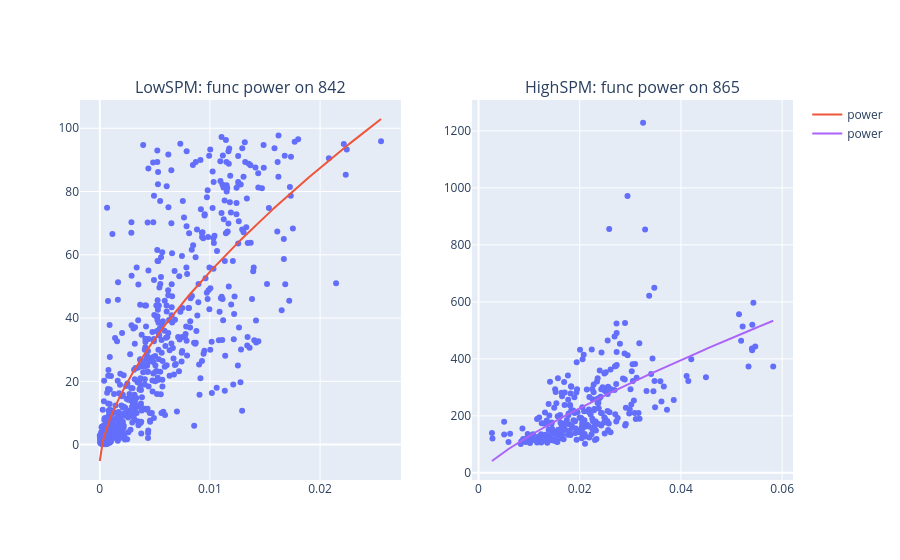

Write notebook code for a chart like this one.
### Code cell
gfit.plot_groups(1, 2)

### Figure 1 — Plotly figure (JSON) as saved in the notebook; plotly's stock layout.template omitted (floating-point values rounded to 4 significant figures; data arrays with more than 128 entries replaced by an {"elided": "..."} marker saying what was removed)
{"data": [{"customdata": {"elided": "654x5 mixed values"}, "hovertemplate": "842=%{x}<br>SPM=%{y}<br>Id=%{customdata[0]}<br>Rio/ Bacia=%{customdata[1]}<br>Projeto=%{customdata[2]}<br>DATA=%{customdata[3]}<br>Ponto=%{customdata[4]}<extra></extra>", "legendgroup": "", "marker": {"color": "#636efa", "symbol": "circle"}, "mode": "markers", "name": "", "orientation": "v", "showlegend": false, "type": "scatter", "x": {"elided": "654 float values"}, "xaxis": "x", "y": {"elided": "654 float values"}, "yaxis": "y"}, {"mode": "lines", "name": "power", "text": "Params:[ 1.09177312e+03  6.30182735e-01 -5.30634633e+00]<br>r2: 0.644<br>rmse: 17.0786<br>SSE: 190757.3122<br>", "type": "scatter", "x": {"elided": "200 float values"}, "xaxis": "x", "y": {"elided": "200 float values"}, "yaxis": "y"}, {"customdata": {"elided": "276x5 mixed values"}, "hovertemplate": "865=%{x}<br>SPM=%{y}<br>Id=%{customdata[0]}<br>Rio/ Bacia=%{customdata[1]}<br>Projeto=%{customdata[2]}<br>DATA=%{customdata[3]}<br>Ponto=%{customdata[4]}<extra></extra>", "legendgroup": "", "marker": {"color": "#636efa", "symbol": "circle"}, "mode": "markers", "name": "", "orientation": "v", "showlegend": false, "type": "scatter", "x": {"elided": "276 float values"}, "xaxis": "x2", "y": {"elided": "276 float values"}, "yaxis": "y2"}, {"mode": "lines", "name": "power", "text": "Params:[ 5.03078393e+03  7.84835325e-01 -6.32592867e+00]<br>r2: 0.3471<br>rmse: 115.1216<br>SSE: 3657823.5241<br>", "type": "scatter", "x": {"elided": "200 float values"}, "xaxis": "x2", "y": {"elided": "200 float values"}, "yaxis": "y2"}], "layout": {"annotations": [{"font": {"size": 16}, "showarrow": false, "text": "LowSPM: func power on 842", "x": 0.225, "xanchor": "center", "xref": "paper", "y": 1, "yanchor": "bottom", "yref": "paper"}, {"font": {"size": 16}, "showarrow": false, "text": "HighSPM: func power on 865", "x": 0.775, "xanchor": "center", "xref": "paper", "y": 1, "yanchor": "bottom", "yref": "paper"}], "autosize": true, "showlegend": true, "xaxis": {"anchor": "y", "autorange": true, "domain": [0, 0.45], "range": [-0.00166, 0.0272], "type": "linear"}, "xaxis2": {"anchor": "y2", "autorange": true, "domain": [0.55, 1], "range": [-0.000962, 0.06184], "type": "linear"}, "yaxis": {"anchor": "x", "autorange": true, "domain": [0, 1], "range": [-11.18, 108.9], "type": "linear"}, "yaxis2": {"anchor": "x2", "autorange": true, "domain": [0, 1], "range": [-26.03, 1324.0], "type": "linear"}}}
